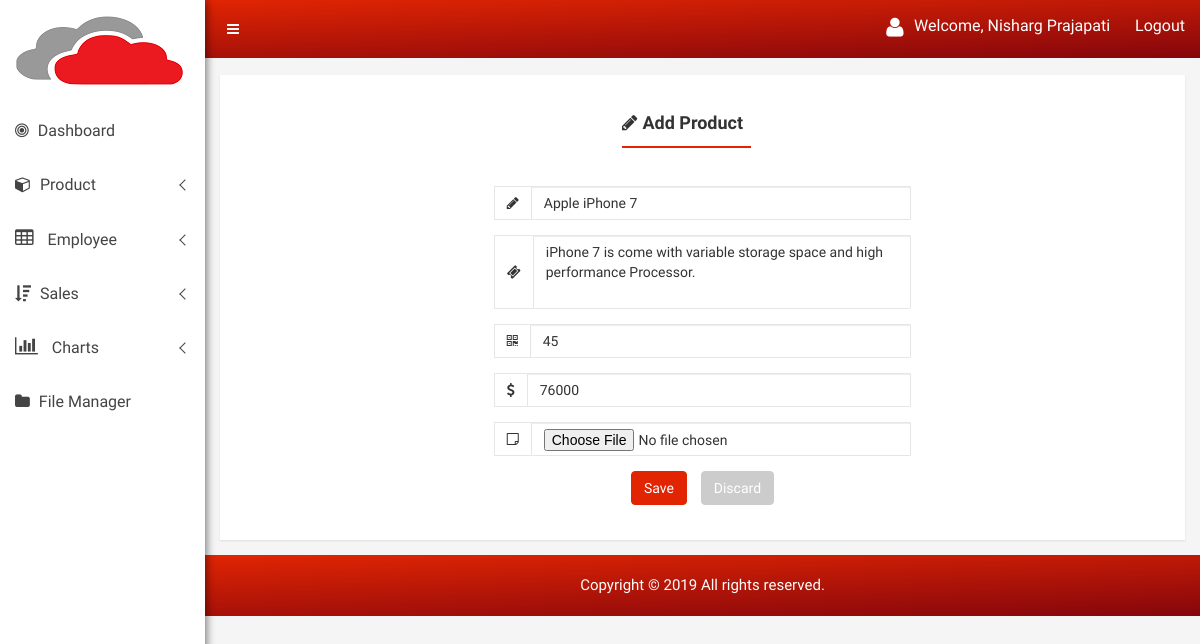
The app's page /product-edit.php?id=1 (signed in) with its own data.
### tables this page shows
CREATE TABLE `product` (
  `product_id` int(30) NOT NULL,
  `product_name` varchar(255) NOT NULL,
  `product_description` varchar(255) NOT NULL,
  `purchases` varchar(255) NOT NULL,
  `product_sales` varchar(255) DEFAULT NULL,
  `stock` varchar(255) NOT NULL,
  `price` varchar(255) NOT NULL,
  `image` varchar(255) NOT NULL
);

### product-edit.php (the view, shortened to what this page needs)
<?php
include("include/header.php");
if(isset($_REQUEST['id']))
{
	$select=mysqli_query($con,"select * from product where product_id='$_REQUEST[id]'");
	$data=mysqli_fetch_array($select);
	$p_name=$data['product_name'];
	$p_des=$data['product_description'];
	$stock=$data['stock'];
	$price=$data['price'];
}
?>
<div class="single-product-tab-area mg-tb-15">
	<div class="single-pro-review-area">
		<div class="container-fluid">
			<div class="row">
				<center>
				<div class="col-lg-12 col-md-12 col-sm-12 col-xs-12">
					<div class="review-tab-pro-inner">
						<ul id="myTab3" class="tab-review-design">
							<li class="active"><a href="#description"><i class="fa fa-pencil" aria-hidden="true"></i>Add Product</a></li>
						</ul>
						<div id="myTabContent" class="tab-content custom-product-edit">
							<form action="" method="post" enctype="multipart/form-data">
							<div class="product-tab-list tab-pane fade active in" id="description">
								<div class="row">
									<div class="col-lg-6 col-md-6 col-sm-6 col-xs-12" style="float:none;">
										<div class="review-content-section">
											<div class="input-group mg-b-pro-edt">
												<span class="input-group-addon"><i class="fa fa-pencil" aria-hidden="true"></i></span>
												<input type="text" class="form-control" placeholder="Product Name" name="product_name" required="" value="<?php if(isset($p_name)){ echo $p_name; } ?>">
											</div>
											<div class="input-group mg-b-pro-edt">
												<span class="input-group-addon"><i class="fa fa-ticket" aria-hidden="true"></i></span>
												<textarea rows="3" class="form-control" placeholder="Product Description" name="product_description" required="" style="resize:none;"><?php if(isset($p_des)){ echo $p_des; } ?></textarea>
											</div>
											<div class="input-group mg-b-pro-edt">
												<span class="input-group-addon"><i class="fa fa-qrcode" aria-hidden="true"></i></span>
												<input type="text" class="form-control" placeholder="Stock" name="stock" required="" value="<?php if(isset($stock)){ echo $stock; } ?>">
											</div>
											<div class="input-group mg-b-pro-edt">
												<span class="input-group-addon"><i class="fa fa-usd" aria-hidden="true"></i></span>
												<input type="text" class="form-control" placeholder="Sale Price" name="price" required="" value="<?php if(isset($price)){ echo $price; } ?>">
											</div>
											<div class="input-group mg-b-pro-edt">
												<span class="input-group-addon"><i class="fa fa-sticky-note-o" aria-hidden="true"></i></span>
												<input type="file" class="form-control" name="image">
											</div>
										</div>
									</div>
								</div>
								<div class="row">
									<div class="col-lg-12 col-md-12 col-sm-12 col-xs-12">
										<div class="text-center mg-b-pro-edt custom-pro-edt-ds">
											<input type="submit" name="submit" class="btn btn-primary waves-effect waves-light m-r-10" value="Save" />&nbsp &nbsp
											<a href="product-list.php" class="btn btn-warning waves-effect waves-light">Discard</a>
										</div>
									</div>
								</div>
							</div>
							</form>
						</div>
					</div>
				</div>
				</center>
			</div>
		</div>
	</div>
</div>
<?php include("include/footer.php"); ?>

### css/main.css (style rules this page uses)
html { color: #222; font-size: 1em; line-height: 1.4; }
textarea { resize: vertical; }

### records on screen
product: product_name "Apple iPhone 7", product_description "iPhone 7 is come with variable storage space and high performance Processor.", stock "45", price "76000"

### other values on screen
$_SESSION['name'] "Nisharg Prajapati"
